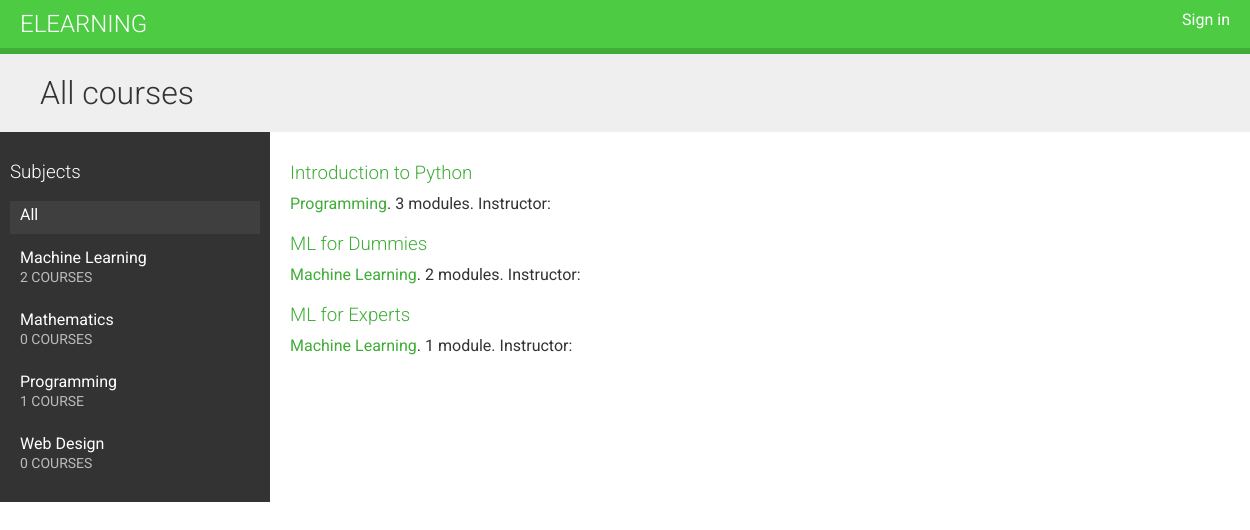
The app's page /, older data.
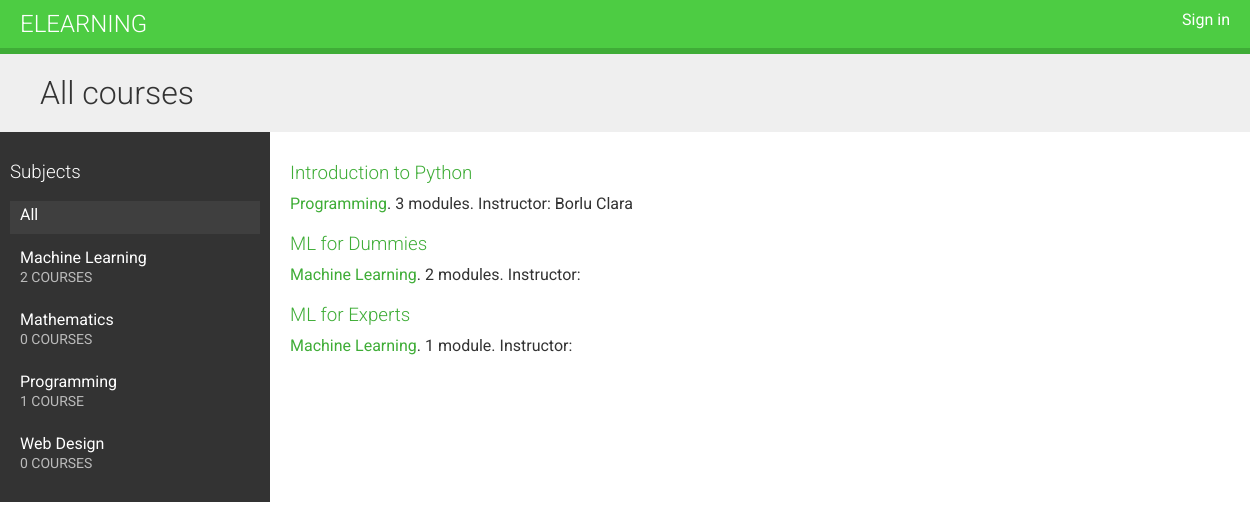
The same page, newer data.
### courses/models.py (models this page shows, shortened)
class Course(models.Model):
    instructor = models.ForeignKey(User, related_name='courses_created', on_delete=models.CASCADE)
    subject = models.ForeignKey(Subject, related_name='courses', on_delete=models.CASCADE)
    title = models.CharField(max_length=150)
    slug = models.SlugField(max_length=200, unique=True)
    overview = models.TextField()
    created = models.DateTimeField(auto_now_add=True)
    class Meta:
        ordering = ['-created']

class Subject(models.Model):
    title = models.CharField(max_length=150)
    slug = models.SlugField(max_length=150, unique=True)
    class Meta:
        ordering = ['title']
    def __str__(self):
        return self.title

### courses/views.py (the view)
# urls.py: path('', CourseListView.as_view(), name='all_course_list'),
class CourseListView(TemplateResponseMixin, View):
    model = Course
    template_name = 'courses/student_course_list.html'
    def get(self, request, subject=None):
        subjects = Subject.objects.annotate(total_courses=Count('courses'))
        courses = Course.objects.annotate(total_modules=Count('modules'))
        if subject:
            subject =get_object_or_404(Subject, slug=subject)
            courses = courses.filter(subject=subject)
        return self.render_to_response({'subjects':subjects, 'subject':subject,
                                        'courses':courses})

### templates/courses/student_course_list.html (shortened to what this page needs)
{% extends "_base.html" %}
{% block content %}
  <h1>
    {% if subject %}
      {{ subject.title }} courses
    {% else %}
      All courses
    {% endif %}
  </h1>
  <div class="contents">
    <h3>Subjects</h3>
    <ul id="modules">
      <li {% if not subject %}class="selected"{% endif %}>
        <a href="{% url 'all_course_list' %}">All</a>
      </li>
      {% for subj in subjects %}
        {% with subj.total_courses as total_courses %}
        <li {% if subject == subj %}class="selected"{% endif %}>
          <a href="{% url 'course_list_subject' subj.slug %}">
            {{ subj.title }}
            <br><span>{{ total_courses }} course{{ total_courses|pluralize}}</span>
          </a>
        </li>
        {% endwith %}
      {% endfor %}
    </ul>
  </div>
  <div class="module">
    {% for course in courses %}
      {% with subject=course.subject  total_modules=course.total_modules %}
        <h3>
          <a href="{% url 'course_detail' course.slug %}">
            {{ course.title }}
          </a>
        </h3>
        <p>
          <a href="{% url 'course_list_subject' subject.slug %}">{{ subject }}</a>.
            {{ total_modules }} module{{ total_modules|pluralize }}.
            Instructor: {{ course.instructor.get_full_name }}
        </p>
      {% endwith %}
    {% endfor %}
  </div>
{% endblock %}

Row changes from the older to the newer data that the page shows:
changed through a linked row, Course "Introduction to Python": instructor.get_full_name (not shown) → "Borlu Clara"
